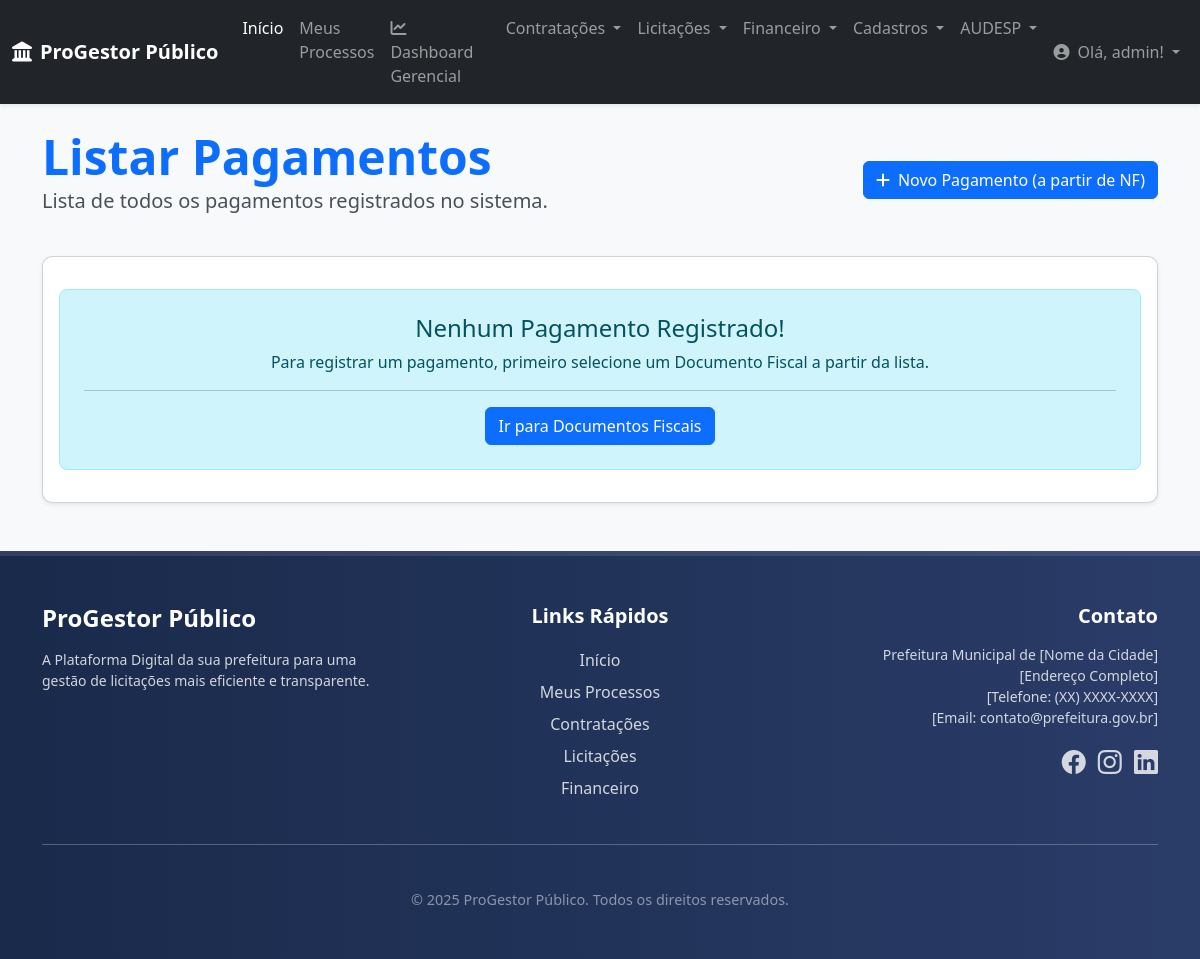
Before: /financeiro/pagamentos/ (signed in) with the older database file.
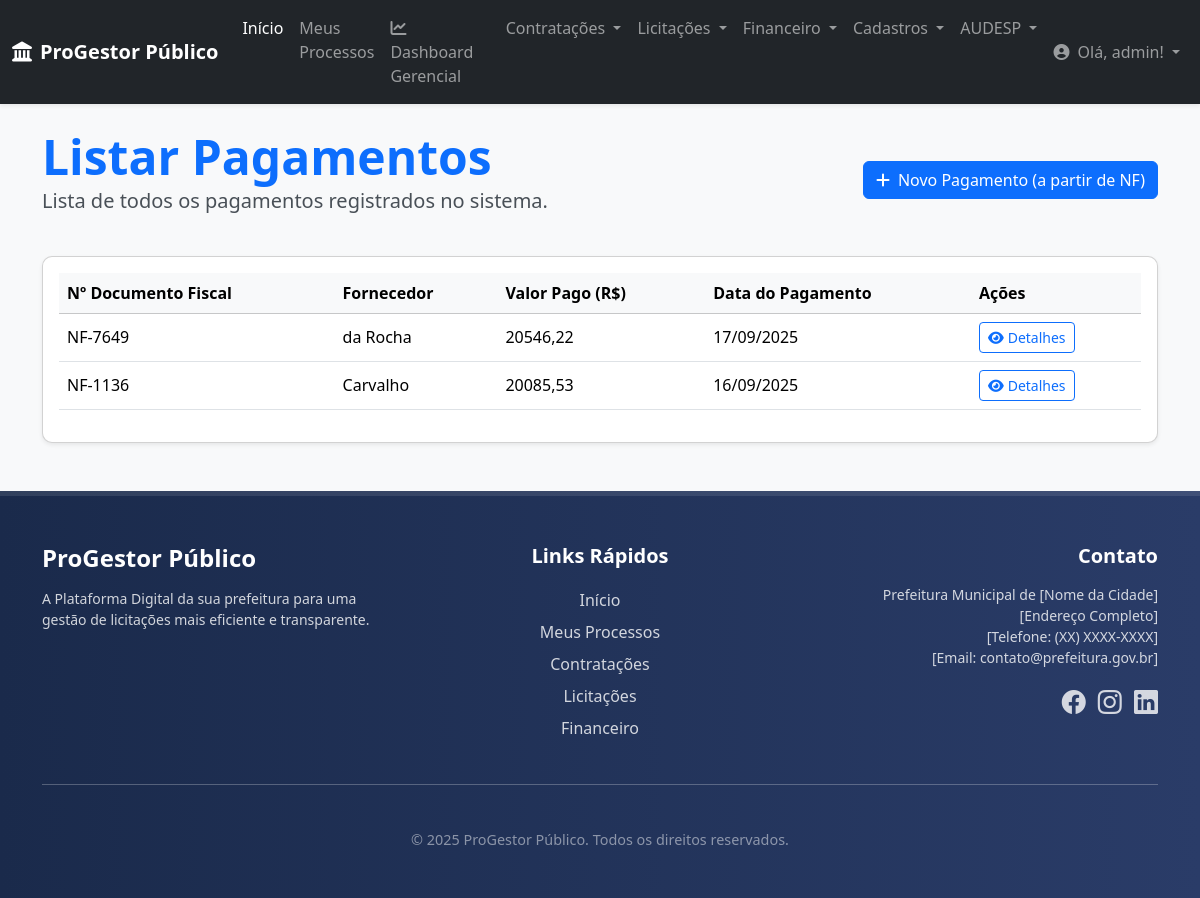
After: the same page with the newer database file.
### financeiro/models.py (models this page shows, shortened)
class Pagamento(models.Model):
    documento_fiscal = models.ForeignKey(
        DocumentoFiscal,
        on_delete=models.CASCADE,
        related_name='pagamentos',
        verbose_name="Documento Fiscal Vinculado"
    )
    nota_fiscal_valor_pago = models.DecimalField(max_digits=17, decimal_places=2, verbose_name="Valor Pago")
    nota_fiscal_pagto_dt = models.DateField(verbose_name="Data Efetiva do Pagamento")
    forma_pagamento = models.CharField(max_length=100, default="Transferência Bancária", verbose_name="Forma de Pagamento")
    class Meta:
        verbose_name = "Pagamento"
        verbose_name_plural = "Pagamentos"
        ordering = ['-nota_fiscal_pagto_dt']

class DocumentoFiscal(models.Model):
    processo_vinculado = models.ForeignKey(
        Processo,
        on_delete=models.CASCADE,
        related_name='documentos_fiscais'
    )
    contrato_vinculado = models.ForeignKey(
        Contrato,
        on_delete=models.SET_NULL, null=True, blank=True,
        related_name='documentos_fiscais'
    )
    fornecedor = models.ForeignKey(
        Fornecedor,
        on_delete=models.PROTECT, null=True, blank=True,
        related_name='documentos_fiscais'
    )
    documento_fiscal_numero = models.CharField(max_length=15, verbose_name="Número do Documento Fiscal (NF)")
    documento_fiscal_valor = models.DecimalField(max_digits=17, decimal_places=2, verbose_name="Valor do Documento Fiscal")
    documento_fiscal_data_emissao = models.DateField(verbose_name="Data de Emissão do Documento Fiscal")
    codigo_ajuste = models.CharField(max_length=20, verbose_name="Código do Ajuste/Empenho", blank=True)
    nota_empenho_numero = models.CharField(max_length=35, verbose_name="Número da Nota de Empenho", blank=True)
    class Meta:
        verbose_name = "Documento Fiscal"
        verbose_name_plural = "Documentos Fiscais"
        ordering = ['-documento_fiscal_data_emissao']

### core/models.py (models this page shows, shortened)
class Fornecedor(models.Model):
    razao_social = models.CharField(
        max_length=255,
        verbose_name="Razão Social"
    )
    nome_fantasia = models.CharField(
        max_length=255,
        blank=True, null=True,
        verbose_name="Nome Fantasia"
    )
    cnpj = models.CharField(
        max_length=18, # Formato XX.XXX.XXX/XXXX-XX
        unique=True,
        verbose_name="CNPJ"
    )
    endereco = models.CharField(
        max_length=255,
        blank=True, null=True,
        verbose_name="Endereço"
    )
    cidade = models.CharField(
        max_length=100,
        blank=True, null=True
    )
    estado = models.CharField(
        max_length=2,
        blank=True, null=True,
        verbose_name="UF"
    )
    telefone = models.CharField(
        max_length=20,
        blank=True, null=True
    )
    email = models.EmailField(
        blank=True, null=True,
        verbose_name="E-mail de Contato"
    )
    dados_bancarios = models.TextField(
        blank=True, null=True,
        verbose_name="Dados Bancários",
        help_text="Informações como Banco, Agência e Conta para pagamentos."
    )
    data_cadastro = models.DateTimeField(
        auto_now_add=True,
        verbose_name="Data de Cadastro"
    )
    class Meta:
        verbose_name = "Fornecedor"
        verbose_name_plural = "Fornecedores"
        ordering = ['razao_social']

### financeiro/views.py (the view)
# urls.py: path('pagamentos/', views.listar_pagamentos, name='listar_pagamentos'),
@login_required
def listar_pagamentos(request):
    pagamentos = Pagamento.objects.all().order_by('-nota_fiscal_pagto_dt')
    context = {'pagamentos': pagamentos, 'titulo_pagina': 'Listar Pagamentos'}
    return render(request, 'financeiro/listar_pagamentos.html', context)

### core/context_processors.py (called while the page is built)
def global_context(request):
    return {
        'logo_url': 'img/logo_barueri.jpg', # Caminho do seu logo
        'ano_atual': datetime.date.today().year, # Opcional: para o footer de direitos autorais
    }

### financeiro/templates/financeiro/listar_pagamentos.html (shortened to what this page needs)
{% extends 'base.html' %}
{% load widget_tweaks %}
{% block content %}
<div class="container mt-4 mb-5">
    <div class="d-flex justify-content-between align-items-center mb-4">
        <div>
            <h1 class="display-5 fw-bold text-primary mb-0">{{ titulo_pagina }}</h1>
            <p class="lead">Lista de todos os pagamentos registrados no sistema.</p>
        </div>
        <a href="{% url 'financeiro:listar_documentos_fiscais' %}" class="btn btn-primary" title="Um Pagamento deve ser criado a partir de um Documento Fiscal existente.">
            <i class="fas fa-plus me-2"></i>Novo Pagamento (a partir de NF)
        </a>
    </div>
    <div class="card shadow-sm">
        <div class="card-body">
            {% if pagamentos %}
                <div class="table-responsive">
                    <table class="table table-hover align-middle">
                        <thead class="table-light">
                            <tr>
                                <th scope="col">Nº Documento Fiscal</th>
                                <th scope="col">Fornecedor</th>
                                <th scope="col">Valor Pago (R$)</th>
                                <th scope="col">Data do Pagamento</th>
                                <th scope="col">Ações</th>
                            </tr>
                        </thead>
                        <tbody>
                            {% for pagamento in pagamentos %}
                            <tr>
                                <td>{{ pagamento.documento_fiscal.documento_fiscal_numero|default:"N/A" }}</td>
                                <td>{{ pagamento.documento_fiscal.fornecedor.razao_social|default:"N/A" }}</td>
                                <td>{{ pagamento.nota_fiscal_valor_pago|floatformat:2 }}</td>
                                <td>{{ pagamento.nota_fiscal_pagto_dt|date:"d/m/Y" }}</td>
                                <td>
                                    <a href="{% url 'financeiro:detalhar_pagamento' pk=pagamento.pk %}" class="btn btn-sm btn-outline-primary">
                                        <i class="fas fa-eye me-1"></i>Detalhes
                                    </a>
                                </td>
                            </tr>
                            {% endfor %}
                        </tbody>
                    </table>
                </div>
            {% else %}
                <div class="alert alert-info text-center mt-3 p-4 rounded-3" role="alert">
                    <h4 class="alert-heading">Nenhum Pagamento Registrado!</h4>
                    <p>Para registrar um pagamento, primeiro selecione um Documento Fiscal a partir da lista.</p>
                    <hr>
                    <p class="mb-0">
                        <a href="{% url 'financeiro:listar_documentos_fiscais' %}" class="btn btn-primary">
                            Ir para Documentos Fiscais
                        </a>
                    </p>
                </div>
            {% endif %}
        </div>
    </div>
</div>
{% endblock content %}

Changed rows visible on the page:
added Pagamento: documento_fiscal.documento_fiscal_numero "NF-7649", documento_fiscal.fornecedor.razao_social "da Rocha", nota_fiscal_valor_pago "20546,22", nota_fiscal_pagto_dt "17/09/2025"
added Pagamento: documento_fiscal.documento_fiscal_numero "NF-1136", documento_fiscal.fornecedor.razao_social "Carvalho", nota_fiscal_valor_pago "20085,53", nota_fiscal_pagto_dt "16/09/2025"
Other visible differences:
text no longer shown: "Nenhum Pagamento Registrado! Para registrar um pagamento, primeiro selecione um Documento Fiscal a partir da lista. Ir para Documentos Fiscais"
text now shown: "Nº Documento Fiscal Fornecedor Valor Pago (R$) Data do Pagamento Ações"
